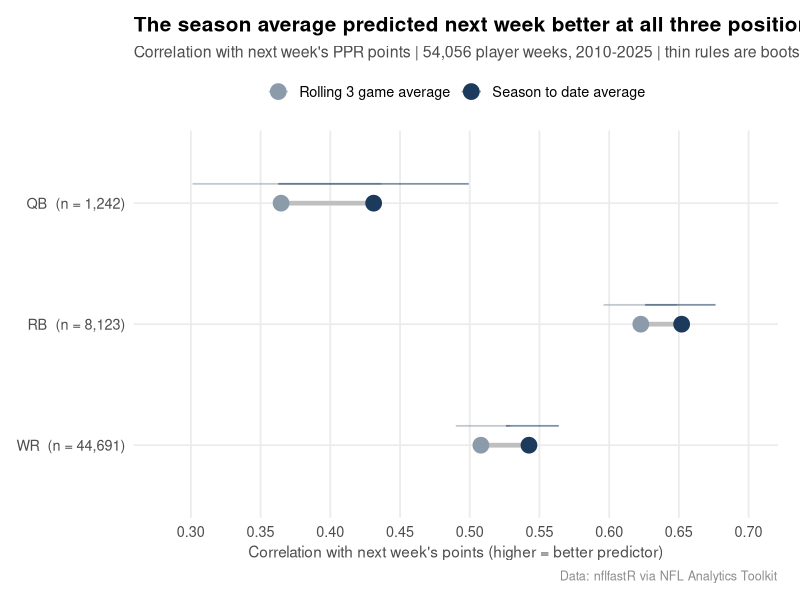
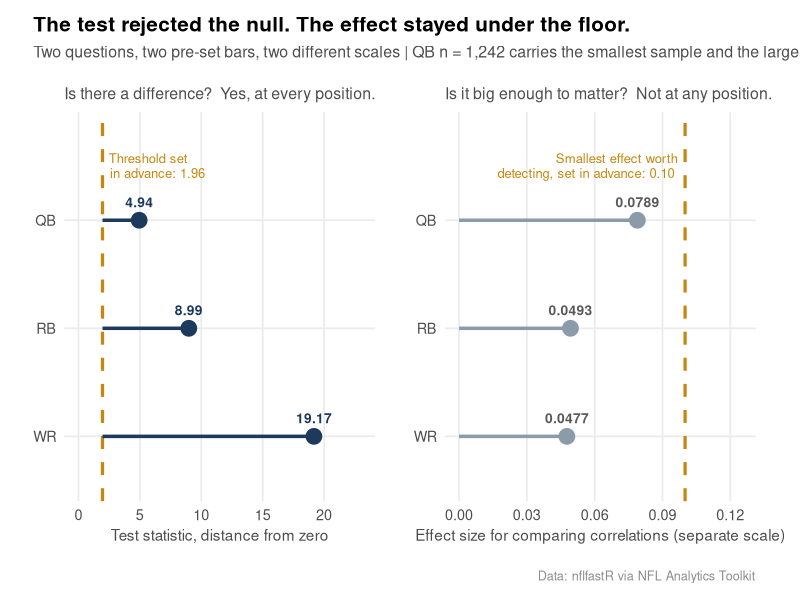

These figures' R source, in order:
################################################################################
# Statistics Series - Post 21: The Hypothesis Testing Framework
# File: create_stats_post21_visuals.R
#
# Purpose:
#   Two LinkedIn graphics for Post 21. All values are HARDCODED from the
#   verified console output of the Post 21 source pull (re-run of
#   compare_prediction_methods() on s2_week4_ab_panel.rds, seed 42,
#   n_bootstrap 2000). Nothing here re-simulates or re-derives. This is
#   deliberate: re-running inference in a visual script allows the plotted
#   numbers to drift from the published prose.
#
#   Panel 1: Which predictor won, per position, with bootstrap CIs.
#   Panel 2: The two verdicts on their two separate scales.
#
# CRITICAL DESIGN NOTE (Panel 2):
#   The test statistic and the effect size are different types of quantity and
#   are NEVER placed on a shared axis. They are two separate plots combined by
#   patchwork, each with its own x axis, its own units, and its own reference
#   line. Do not "simplify" this into one faceted plot with a shared scale.
#
# Source of every number: verified console output, 2026-08-13.
#   Panel counts : QB 1,242 | RB 8,123 | WR 44,691 | total 54,056
#   Seasons      : 2010-2025 (16)
#   Threshold    : 1.96 (alpha 0.05, two sided; crit t = 1.9619 / 1.9603 / 1.96)
#   Effect floor : Cohen's q = 0.10 (MDE set a priori)
#
# Output: stats_posts/output/plots/stats_post21_*.png at 300 DPI
# Author: Christian LeBlanc
################################################################################

library(dplyr)
library(ggplot2)
library(tidyr)
library(patchwork)
library(scales)
library(here)

# ==============================================================================
# CONFIGURATION
# ==============================================================================

OUTPUT_DIR  <- here("stats_posts", "output", "plots")
FILE_PREFIX <- "stats_post21_"
DPI         <- 300

# Fixed literal titles. Length asserted below so a clipped title fails the
# build rather than shipping truncated.
TITLE_P1 <- "The season average predicted next week better at all three positions"
TITLE_P2 <- "The test rejected the null. The effect stayed under the floor."

COL_STD    <- "#1B3A5C"  # season to date (the winner)
COL_ROLL3  <- "#8C9BAA"  # rolling 3 game
COL_THRESH <- "#C8860D"  # thresholds set in advance
COL_TEXT   <- "gray30"

if (!dir.exists(OUTPUT_DIR)) dir.create(OUTPUT_DIR, recursive = TRUE)

theme_post <- function(base_size = 13) {
  theme_minimal(base_size = base_size) +
    theme(
      plot.title      = element_text(face = "bold", size = rel(1.15), hjust = 0),
      plot.subtitle   = element_text(color = COL_TEXT, size = rel(0.88), hjust = 0),
      plot.caption    = element_text(color = "gray55", size = rel(0.7), hjust = 1),
      panel.grid.minor = element_blank(),
      axis.title      = element_text(color = COL_TEXT, size = rel(0.85)),
      axis.text       = element_text(color = COL_TEXT),
      legend.position = "top",
      legend.title    = element_blank(),
      plot.margin     = margin(12, 16, 12, 12)
    )
}

# ==============================================================================
# VERIFIED DATA (hardcoded from console output -- do not recompute)
# ==============================================================================

results <- tibble::tibble(
  position   = c("QB", "RB", "WR"),
  n          = c(1242L, 8123L, 44691L),
  r_roll3    = c(0.3647, 0.6227, 0.5080),
  r_std      = c(0.4311, 0.6520, 0.5425),
  r3_lo      = c(0.3012, 0.5960, 0.4900),
  r3_hi      = c(0.4367, 0.6487, 0.5291),
  std_lo     = c(0.3627, 0.6258, 0.5260),
  std_hi     = c(0.4993, 0.6763, 0.5639),
  t_abs      = c(4.9442, 8.9856, 19.1698),
  cohens_q   = c(0.0789, 0.0493, 0.0477)
)

THRESHOLD_T <- 1.96
FLOOR_Q     <- 0.10
N_TOTAL     <- 54056L

# ==============================================================================
# PRE-BUILD ASSERTIONS (build fails loudly rather than shipping a wrong panel)
# ==============================================================================

stopifnot(
  "Row count is not 3 positions" =
    nrow(results) == 3L,
  "Position n values do not sum to the published 54,056" =
    sum(results$n) == N_TOTAL,
  "Season-to-date must win at every position (r_std > r_roll3)" =
    all(results$r_std > results$r_roll3),
  "Every test statistic must exceed the 1.96 threshold" =
    all(results$t_abs > THRESHOLD_T),
  "Every effect size must fall under the 0.10 floor" =
    all(results$cohens_q < FLOOR_Q),
  "QB must carry the smallest n and the largest effect" =
    results$n[results$position == "QB"] == min(results$n) &&
    results$cohens_q[results$position == "QB"] == max(results$cohens_q),
  "Bootstrap CIs must bracket their point estimates" =
    all(results$r3_lo  < results$r_roll3 & results$r_roll3 < results$r3_hi) &&
    all(results$std_lo < results$r_std   & results$r_std   < results$std_hi),
  "No NA values in plotted data" =
    all(!is.na(unlist(results[, sapply(results, is.numeric)]))),
  "Panel 1 title exceeds safe render width" =
    nchar(TITLE_P1) <= 78,
  "Panel 2 title exceeds safe render width" =
    nchar(TITLE_P2) <= 78
)

message("All pre-build assertions passed.")

# ==============================================================================
# PANEL 1: Which predictor won, per position
#
# Encoding rationale: the finding is a DIRECTIONAL gap, so a dumbbell is the
# right encoding -- the segment length IS the finding and the arrowless
# left-to-right read shows which side won. Bootstrap CIs are drawn as thin
# rules behind the points so the reader can see the intervals separate.
# Positions are ordered by sample size so the label text stays honest.
# ==============================================================================

p1_long <- results %>%
  mutate(pos_label = paste0(position, "  (n = ", comma(n), ")")) %>%
  mutate(pos_label = factor(pos_label, levels = rev(
    paste0(position, "  (n = ", comma(n), ")")
  )))

p1_points <- p1_long %>%
  select(pos_label, r_roll3, r_std) %>%
  pivot_longer(c(r_roll3, r_std), names_to = "predictor", values_to = "r") %>%
  mutate(predictor = factor(
    predictor,
    levels = c("r_roll3", "r_std"),
    labels = c("Rolling 3 game average", "Season to date average")
  ))

p1_ci <- p1_long %>%
  select(pos_label, r3_lo, r3_hi, std_lo, std_hi) %>%
  pivot_longer(
    everything() & !pos_label,
    names_to = c("predictor", "bound"),
    names_pattern = "(r3|std)_(lo|hi)",
    values_to = "value"
  ) %>%
  pivot_wider(names_from = bound, values_from = value) %>%
  mutate(predictor = factor(
    predictor,
    levels = c("r3", "std"),
    labels = c("Rolling 3 game average", "Season to date average")
  ))

p1 <- ggplot() +
  geom_segment(
    data = p1_long,
    aes(x = r_roll3, xend = r_std, y = pos_label, yend = pos_label),
    color = "gray75", linewidth = 1.6
  ) +
  geom_linerange(
    data = p1_ci,
    aes(y = pos_label, xmin = lo, xmax = hi, color = predictor),
    linewidth = 0.6, alpha = 0.55,
    position = position_nudge(y = 0.16)
  ) +
  geom_point(
    data = p1_points,
    aes(x = r, y = pos_label, color = predictor),
    size = 5
  ) +
  scale_color_manual(values = c(
    "Rolling 3 game average"  = COL_ROLL3,
    "Season to date average"  = COL_STD
  )) +
  scale_x_continuous(
    limits = c(0.28, 0.70),
    breaks = seq(0.30, 0.70, by = 0.05)
  ) +
  labs(
    title    = TITLE_P1,
    subtitle = paste0(
      "Correlation with next week's PPR points | 54,056 player weeks, ",
      "2010-2025 | thin rules are bootstrap 95% CIs"
    ),
    x = "Correlation with next week's points (higher = better predictor)",
    y = NULL,
    caption = "Data: nflfastR via NFL Analytics Toolkit"
  ) +
  theme_post()

# ==============================================================================
# PANEL 2: Two verdicts, two scales
#
# CRITICAL: test statistic and effect size are DIFFERENT TYPES. They get two
# separate plots with two separate x axes, combined by patchwork. They are
# never placed on a shared axis even though both are unitless decimals.
# ==============================================================================

p2_order <- results %>%
  mutate(pos_label = factor(position, levels = c("WR", "RB", "QB")))

p2a <- ggplot(p2_order, aes(x = t_abs, y = pos_label)) +
  geom_vline(
    xintercept = THRESHOLD_T, color = COL_THRESH,
    linewidth = 1.1, linetype = "dashed"
  ) +
  annotate(
    "text", x = THRESHOLD_T, y = 3.62,
    label = "Threshold set\nin advance: 1.96",
    hjust = -0.08, vjust = 1, size = 3.3, color = COL_THRESH, lineheight = 0.95
  ) +
  geom_segment(
    aes(x = THRESHOLD_T, xend = t_abs, y = pos_label, yend = pos_label),
    color = COL_STD, linewidth = 1.2
  ) +
  geom_point(size = 5, color = COL_STD) +
  geom_text(
    aes(label = sprintf("%.2f", t_abs)),
    vjust = -1.3, size = 3.5, color = COL_STD, fontface = "bold"
  ) +
  scale_x_continuous(limits = c(0, 23), breaks = seq(0, 20, by = 5)) +
  # Headroom for the threshold annotation must come from the DISCRETE scale.
  # coord_cartesian(ylim = ...) takes continuous limits and errors here.
  scale_y_discrete(expand = expansion(add = c(0.6, 1.0))) +
  coord_cartesian(clip = "off") +
  labs(
    subtitle = "Is there a difference?  Yes, at every position.",
    x = "Test statistic, distance from zero",
    y = NULL
  ) +
  theme_post()

p2b <- ggplot(p2_order, aes(x = cohens_q, y = pos_label)) +
  geom_vline(
    xintercept = FLOOR_Q, color = COL_THRESH,
    linewidth = 1.1, linetype = "dashed"
  ) +
  annotate(
    "text", x = FLOOR_Q, y = 3.62,
    label = "Smallest effect worth\ndetecting, set in advance: 0.10",
    hjust = 1.06, vjust = 1, size = 3.3, color = COL_THRESH, lineheight = 0.95
  ) +
  geom_segment(
    aes(x = 0, xend = cohens_q, y = pos_label, yend = pos_label),
    color = COL_ROLL3, linewidth = 1.2
  ) +
  geom_point(size = 5, color = COL_ROLL3) +
  geom_text(
    aes(label = sprintf("%.4f", cohens_q)),
    vjust = -1.3, size = 3.5, color = "gray35", fontface = "bold"
  ) +
  scale_x_continuous(limits = c(0, 0.125), breaks = seq(0, 0.12, by = 0.03)) +
  # Same discrete-scale expansion as p2a; keeps both panels vertically aligned.
  scale_y_discrete(expand = expansion(add = c(0.6, 1.0))) +
  coord_cartesian(clip = "off") +
  labs(
    subtitle = "Is it big enough to matter?  Not at any position.",
    x = "Effect size for comparing correlations (separate scale)",
    y = NULL
  ) +
  theme_post()

p2 <- (p2a | p2b) +
  plot_annotation(
    title    = TITLE_P2,
    subtitle = paste0(
      "Two questions, two pre-set bars, two different scales | ",
      "QB n = 1,242 carries the smallest sample and the largest effect"
    ),
    caption  = "Data: nflfastR via NFL Analytics Toolkit",
    theme    = theme_post()
  )

# ==============================================================================
# EXPORT
# ==============================================================================

path_p1 <- file.path(OUTPUT_DIR, paste0(FILE_PREFIX, "predictor_comparison.png"))
path_p2 <- file.path(OUTPUT_DIR, paste0(FILE_PREFIX, "two_verdicts.png"))

ggsave(path_p1, plot = p1, width = 10, height = 5.6, dpi = DPI, bg = "white")
ggsave(path_p2, plot = p2, width = 11, height = 5.4, dpi = DPI, bg = "white")

# ==============================================================================
# CONSOLE SUMMARY
# ==============================================================================

cat("\n", strrep("=", 62), "\n", sep = "")
cat("Post 21 visuals written\n")
cat(strrep("=", 62), "\n", sep = "")
cat("  Panel 1 :", path_p1, "\n")
cat("  Panel 2 :", path_p2, "\n")
cat("  DPI     :", DPI, "\n\n")
cat("Reconciliation against published prose:\n")
for (i in seq_len(nrow(results))) {
  r <- results[i, ]
  cat(sprintf(
    "  %-2s  n = %6s | r_std %.4f > r_roll3 %.4f | |t| %6.2f > 1.96 | q %.4f < 0.10\n",
    r$position, comma(r$n), r$r_std, r$r_roll3, r$t_abs, r$cohens_q
  ))
}
cat("\n  Total player weeks:", comma(sum(results$n)), "(prose states 54,056)\n\n")

cat("RENDER WATCH ITEMS (check the PNGs before posting):\n")
cat("  1. Panel 1: do the two CI rules visibly separate at every position?\n")
cat("     If they overlap heavily at QB, the nudge may need widening.\n")
cat("  2. Panel 1: is the x range 0.28-0.70 wide enough that the QB CI\n")
cat("     lower bound (0.3012) is not touching the axis edge?\n")
cat("  3. Panel 1: legend at top, two entries, neither clipped.\n")
cat("  4. Panel 2: both threshold annotations fully inside the panel.\n")
cat("     Left one extends right, right one extends left; check neither\n")
cat("     collides with the WR point or the panel border.\n")
cat("  5. Panel 2: the 19.17 label at the far right is not clipped.\n")
cat("  6. Panel 2: the two x axis titles read clearly as DIFFERENT units.\n")
cat("     If a reader could mistake them for one scale, the panel fails.\n")
cat("  7. Both: no title clipped at either width.\n")
cat("  8. Both: 5-second test. Panel 1 should read as navy-beats-gray at\n")
cat("     every row. Panel 2 should read as bars-past-the-line on the left\n")
cat("     and bars-short-of-the-line on the right.\n\n")
